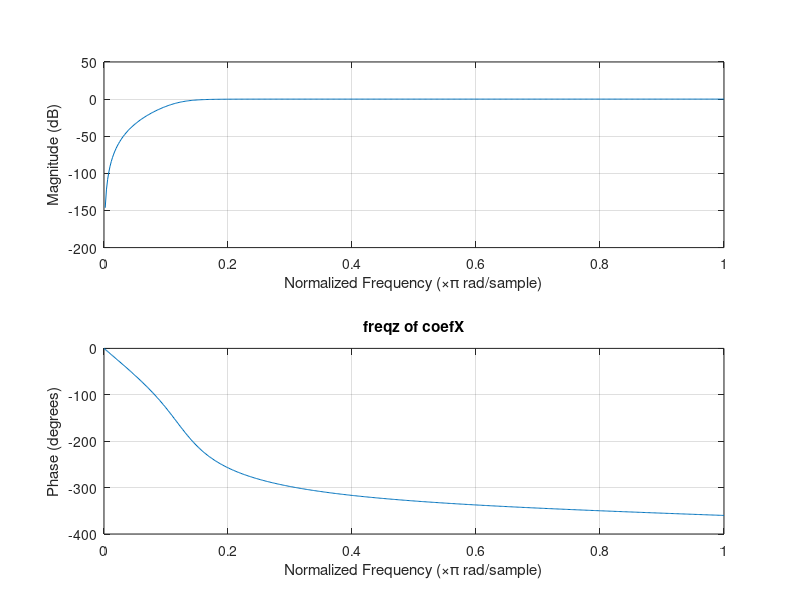
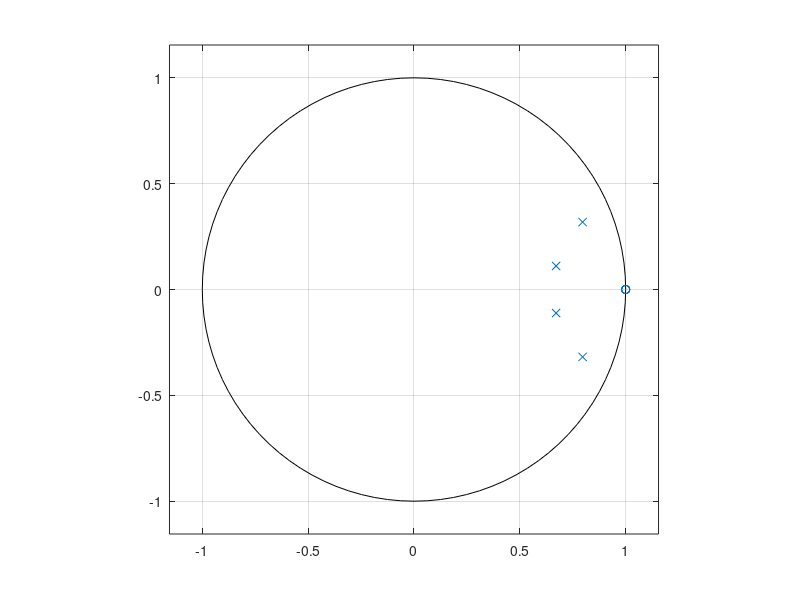
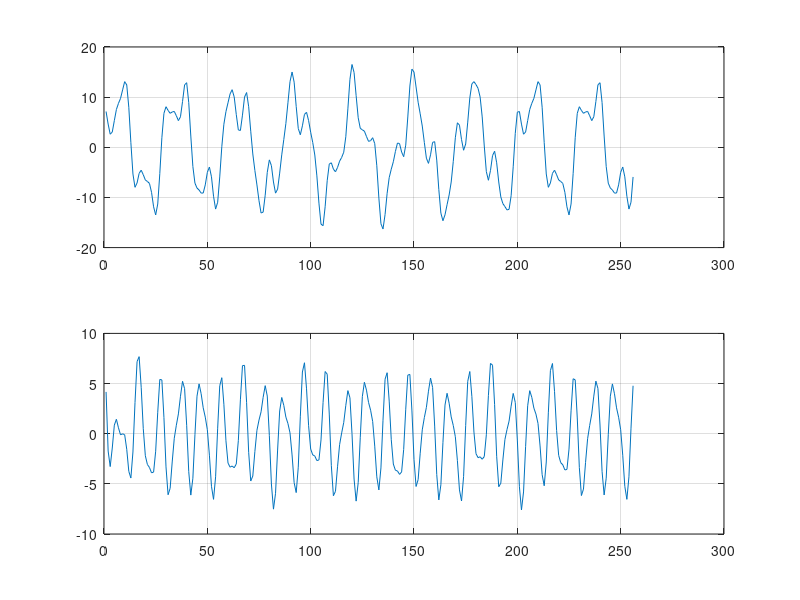

MATLAB code to generate these figures, in order:
clc; clear; close all;

% data
SIZE = power(2, 8); % number of samples 256
sampleFreq = 200; % [hz] the larger the sampleFreq, the larger the filterLength should be
cutoff = 13; % hz
filterLength = 5; % value ~ sampleFreq
order = filterLength - 1;

data = zeros(1, SIZE); % sample in which time point
for i=1:SIZE
    t = i / sampleFreq;
    data(i) = 10 * sin(2 * pi * 7 * t) + 5 * cos(2 * pi * 20 * t) + 2 * cos(2 * pi * 35 * t); % 7, 20, 35
end

%% filter
wn1 = cutoff / (sampleFreq/2);
wn2 = 0.5;
[coefX, coefY] = butter(order, [wn1], 'high'); % butterworth
figure;
freqz(coefX, coefY); title('freqz of coefX')
figure;
zplane(coefX, coefY);

% filter
out = filter(coefX, coefY, data); % (coef of data, coef of output, data)

%% plot
figure;
subplot(2,1,1)
plot(data); grid on; hold on;

subplot(2,1,2)
plot(out); grid on;
